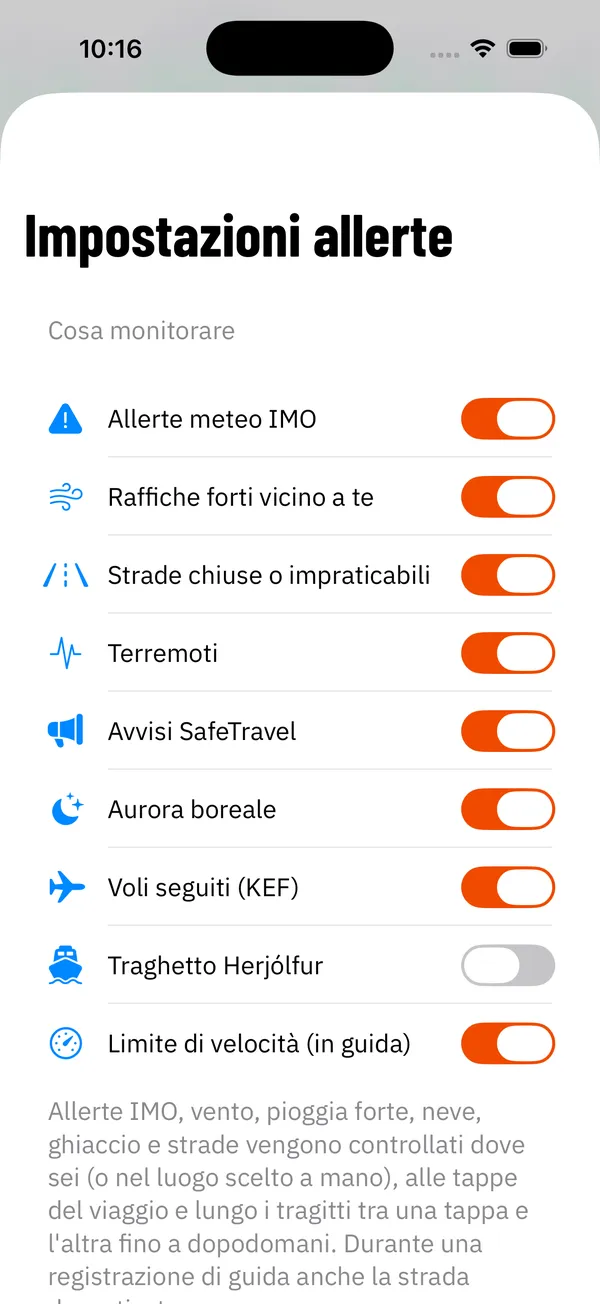
#> input picture site/landing/img/alerts.webp, 600 x 1304 px
$ python -i vik_reel.py   (imports and definitions only)
#> lines starting #> are read from the running program, lines starting #| are printed output that depends on the picture
### tools/social/tools/fx.py
"""Overlay system: cards that enter and leave with precise transitions."""
import math, numpy as np
from PIL import Image, ImageDraw, ImageFilter, ImageOps
W, H = 1080, 1920
def ease_out(x): x = max(0.0, min(1.0, x)); return 1 - (1 - x) ** 3
def ease_in(x): x = max(0.0, min(1.0, x)); return x ** 3
def back(x, s=1.7): x = max(0.0, min(1.0, x)); x -= 1; return x * x * ((s + 1) * x + s) + 1
# [62 lines left out: functions env, frame_photo, place, wipe_reveal, not called in this run]
def stamp(text, font, col=(220, 40, 40), rot=-12, pad=26):
    """Rubber-stamp label."""
#> called with text = 'NOT FIRST', col = (230, 50, 50), rot = -14, pad = 26
    d = ImageDraw.Draw(Image.new("RGB", (4, 4))); tw = d.textlength(text, font=font)
    L = Image.new("RGBA", (int(tw + pad * 2 + 20), int(font.size * 1.6 + pad)), (0, 0, 0, 0)); d = ImageDraw.Draw(L)
#> after `L = Image.new('RGBA', (int(tw + pad * 2 + 20), int(font.size * 1.6 + p`: L: PIL image 652x202 RGBA; every value is 0
    d.rounded_rectangle((6, 6, L.width - 6, L.height - 6), 14, outline=col + (255,), width=8)
    d.text((pad + 10, pad * 0.5), text, font=font, fill=col + (255,))
    return L.rotate(rot, resample=Image.BICUBIC, expand=True)
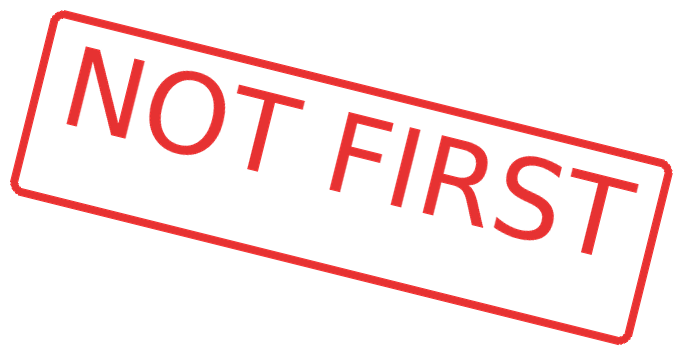
#> returned value: PIL image 682x354 RGBA; mean R, G, B, A 29.5, 6.3, 6.3, 28.4; transparent parts drawn white
def grain(img_np, t, amount=6):
    n = np.random.default_rng(int(t * 30)).normal(0, amount, img_np.shape[:2])[..., None]
    return np.clip(img_np + n, 0, 255)
# [4 lines left out: function vignette, not called in this run]

### tools/social/tools/geo.py
"""Shaded-relief basemaps of Iceland from AWS Terrarium tiles (public), Web Mercator."""
import math, os, io, urllib.request, numpy as np
from PIL import Image
TILES = os.path.join(os.path.dirname(os.path.abspath(__file__)), "..", "geo", "tiles")
def lonlat_to_px(lon, lat, z):
    n = 2 ** z * 256
    x = (lon + 180) / 360 * n
    y = (1 - math.log(math.tan(math.radians(lat)) + 1 / math.cos(math.radians(lat))) / math.pi) / 2 * n
    return x, y
# [36 lines left out: functions tile, dem, shade, not called in this run]

### tools/social/tools/reelkit.py
"""Shared drawing helpers for the animated reels."""
import os, math, subprocess
from PIL import Image, ImageDraw, ImageFont, ImageFilter
W, H, FPS = 1080, 1920, 30
TEXT = (246, 246, 242); DIM = (190, 196, 200); ACCENT = (255, 90, 31); AURORA = (61, 224, 168); RED = (255, 59, 48); YELLOW = (242, 200, 40)
class Fonts:
    def __init__(self, d): self.d = d
    def __call__(self, n, s): return ImageFont.truetype(os.path.join(self.d, n + ".woff"), s)
def setup(fonts_dir):
    global COND, SANS, MONO
    F = Fonts(fonts_dir)
    COND = lambda s: F("BarlowCondensed-Bold", s); SANS = lambda s: F("IBMPlexSans-SemiBold", s); MONO = lambda s: F("IBMPlexMono-SemiBold", s)
    return COND, SANS, MONO
def ease(x): x = max(0.0, min(1.0, x)); return x * x * (3 - 2 * x)
# [22 lines left out: functions shadow_text, wrap, block, gradients, not called in this run]
_logo = {}
# [12 lines left out: function cta, not called in this run]
def writer(path):
    return subprocess.Popen(["ffmpeg", "-v", "error", "-y", "-f", "rawvideo", "-pix_fmt", "rgb24", "-s", f"{W}x{H}", "-r", str(FPS), "-i", "-",
                             "-c:v", "libx264", "-pix_fmt", "yuv420p", "-crf", "18", "-preset", "medium", "-movflags", "+faststart", path], stdin=subprocess.PIPE)
# [9 lines left out: function run, not called in this run]

### tools/social/tools/vik_reel.py
"""'Columbus wasn't first' — Leif Erikson, Iceland → Vinland. Narrated, dark paper map, overlays, footage."""
import sys, os, json, math, subprocess, numpy as np, cv2
from PIL import Image, ImageDraw, ImageFilter, ImageEnhance, ImageOps
sys.path.insert(0, os.path.dirname(os.path.abspath(__file__)))
import geo, reelkit as rk, fx
P, FONTS, OUT = sys.argv[1], sys.argv[2], sys.argv[3]; TEST = sys.argv[4:]
COND, SANS, MONO = rk.setup(FONTS); W, H, FPS = rk.W, rk.H, rk.FPS
# [1 line not run here, left out]
# [1 line that did not run here, left out]
def st(i): return TL[i]["start"]
def en(i): return TL[i]["start"] + TL[i]["dur"]
# [1 line that did not run here, left out]
ACC, BLUE, GREEN, TEXT, DIM = (255, 90, 31), (120, 170, 255), (61, 224, 168), (246, 246, 242), (180, 186, 192)
# [1 line not run here, left out]
# [5 lines left out: function img, not called in this run]
# ——— map ———
Z = 5; LON0, LAT0, LON1, LAT1 = -72, 40, 18, 73.5
# [1 line not run here, left out]
SEAC = (6.0, 10.0, 16.0)
# [1 line that did not run here, left out]
# [1 line that did not run here, left out]
# [1 line that did not run here, left out]
MX0, MY0 = geo.lonlat_to_px(LON0, LAT1, Z)
def mpx(lon, lat): x, y = geo.lonlat_to_px(lon, lat, Z); return (x - MX0) * MS, (y - MY0) * MS
def cam(cx, cy, zoom):
    return np.float32([[zoom, 0, W / 2 - cx * zoom], [0, zoom, H / 2 - cy * zoom]])
# [4 lines left out: function mapview, not called in this run]
def tp(M, lon, lat): x, y = mpx(lon, lat); return M[0, 0] * x + M[0, 2], M[1, 1] * y + M[1, 2]
def lerp(a, b, k): return a + (b - a) * k
# [8 lines left out: function graticule, not called in this run]
# route: Norway → Iceland (874 settlement) → Greenland (985) → Vinland (~1000)
STOPS = [("Norway", 5.3, 60.4), ("Iceland", -21.9, 64.15), ("Greenland", -45.5, 61.15), ("Vinland", -55.53, 51.6)]
# [5 lines left out: function route_pts, not called in this run]
def dashed(d, pts, k, col, w=6):
    n = int(len(pts) * k)
    for i in range(0, n - 1, 2): d.line([pts[i], pts[i + 1]], fill=col, width=w)
_ship = None
# [23 lines left out: functions ship_icon, map_label, flag_is, not called in this run]
# ——— footage ———
class Clip:
    def __init__(self, path, start, n, vf):
        self.f = []
        if not os.path.exists(path): return
        p = subprocess.Popen(["ffmpeg", "-v", "error", "-ss", str(start), "-i", path, "-vf", vf + ",fps=30,format=rgb24", "-frames:v", str(n), "-f", "rawvideo", "-"], stdout=subprocess.PIPE)
        raw = p.stdout.read(); p.wait(); self.f = [np.frombuffer(raw[i * W * H * 3:(i + 1) * W * H * 3], np.uint8).reshape(H, W, 3) for i in range(len(raw) // (W * H * 3))]
    def at(self, t): return self.f[min(int(t * FPS), len(self.f) - 1)] if self.f else None
VF = f"scale=-2:{H},crop={W}:{H}"
CL = {"ice": Clip(os.path.join(V, "v_ice.webm"), 4, 300, VF), "svea": Clip(os.path.join(V, "v_svea.webm"), 20, 240, VF),
      "old": Clip(os.path.join(V, "v_viking1928.mp4"), 1.0, 200, f"scale=-2:{H},crop={W}:{H},eq=saturation=0:contrast=1.15")}
# ——— helpers ———
# [6 lines left out: function kenburns, not called in this run]
def blurbg(src, dark=0.45):
    im = ImageOps.fit(src, (W // 4, H // 4)).filter(ImageFilter.GaussianBlur(6)).resize((W, H), Image.BILINEAR)
    return ImageEnhance.Brightness(im).enhance(dark).convert("RGBA")
# [30 lines left out: functions chip, chip_anim, big_number, timeline, not called in this run]
# captions
WORDS = []
# [5 lines not run here, left out]
# [13 lines left out: function captions, not called in this run]
CH = [("THE MYTH", "hook", "father"), ("THE FAMILY", "father", "voyage"), ("THE VOYAGE", "voyage", "myth"), ("THE PROOF", "myth", "end")]
# [8 lines left out: function chapters, not called in this run]
def credit(im, text, y=1290):
    d = ImageDraw.Draw(im, "RGBA"); f = MONO(18); tw = d.textlength(text, font=f)
    d.rounded_rectangle((W - 50 - tw - 20, y, W - 50, y + 32), 8, fill=(0, 0, 0, 150)); d.text((W - 50 - tw - 10, y + 6), text, font=f, fill=(225, 225, 225))
# pre-built overlay cards
# [4 lines left out: function card, not called in this run]
CARDS = {}
# [4 lines left out: function C, not called in this run]
STAMP_NOT = fx.stamp("NOT FIRST", COND(110), (230, 50, 50), -14)
STAMP_LEG = fx.stamp("LEGEND?", COND(100), (255, 200, 60), 10)
#> call 2 of stamp, with text = 'LEGEND?', col = (255, 200, 60), rot = 10, pad = 26
#> in stamp (call 2), `L = Image.new('RGBA', (int(tw + pad * 2 + 20), int(font.size * 1.6 + p`: L: PIL image 536x186 RGBA; every value is 0
#> in stamp (call 2), `return L.rotate(rot, resample=Image.BICUBIC, expand=True)`:
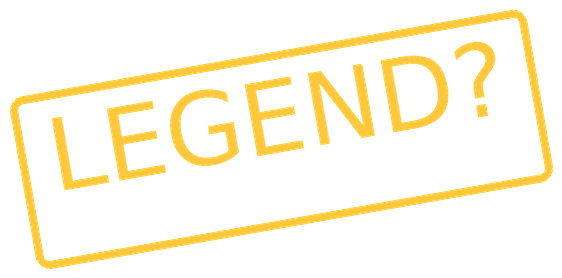
#> returned value: PIL image 562x278 RGBA; mean R, G, B, A 40.6, 32.2, 9.5, 35.2; transparent parts drawn white
STAMP_REAL = fx.stamp("PROVEN", COND(110), GREEN, -10)
#> call 3 of stamp, with text = 'PROVEN', col = (61, 224, 168), rot = -10, pad = 26
#> in stamp (call 3), `L = Image.new('RGBA', (int(tw + pad * 2 + 20), int(font.size * 1.6 + p`: L: PIL image 526x202 RGBA; every value is 0
#> in stamp (call 3), `return L.rotate(rot, resample=Image.BICUBIC, expand=True)`:
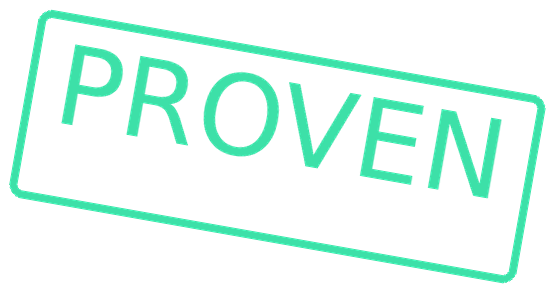
#> returned value: PIL image 554x292 RGBA; mean R, G, B, A 9.9, 37.4, 27.9, 36.7; transparent parts drawn white

# [181 lines left out: function frame, not called in this run]
tmp = os.path.join(OUT, "vik-silent.mp4")
# [4 lines not run here, left out]

>>> import cv2
>>> picture = cv2.imread('../../../site/landing/img/alerts.webp')
#> picture is the input picture: shape (1304, 600, 3); mean B, G, R 235, 235.9, 238.2
>>> result = blurbg(picture)
#> (the run stopped early here; a loop or call above may not have finished)
